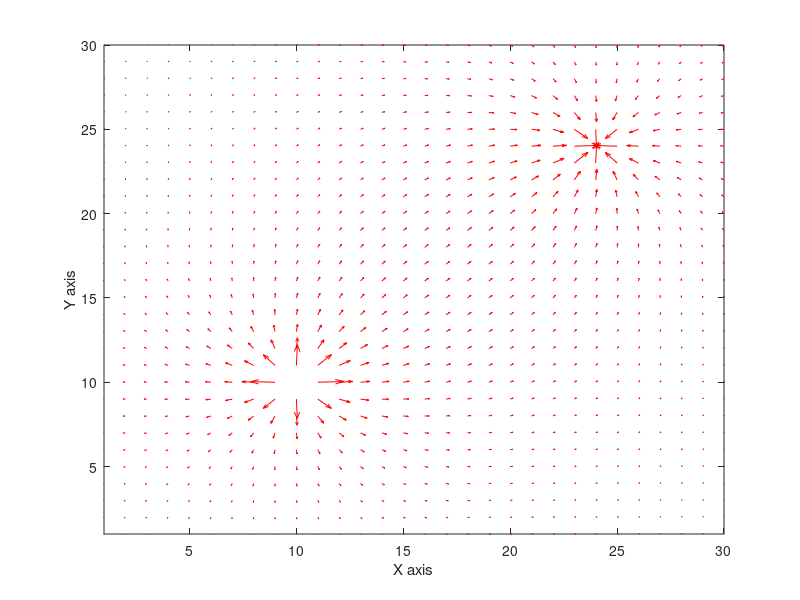

Source code (MATLAB):

% Field size
nx = 30;
ny = 30;
xx = linspace(1,nx,nx);
yy = linspace(1,ny,ny);
[XX, YY] = meshgrid(xx, yy);


% source parameters
m_so = 1;
x_so = 24;
y_so = 24;

% sink parameters
m_si = -1;
x_si = 10;
y_si = 10;

Vx = zeros(nx, ny);
Vy = zeros(nx, ny);

for y = 1:1:nx
  for x = 1:1:ny
   r_so = sqrt((x-x_so)^2 + (y-y_so)^2);
   r_si = sqrt((x-x_si)^2 + (y-y_si)^2);
   Vx(y, x) = m_si*(x-x_so)/(2*pi*r_so^2) + m_so*(x-x_si)/(2*pi*r_si^2);
   Vy(y, x) = m_si*(y-y_so)/(2*pi*r_so^2) + m_so*(y-y_si)/(2*pi*r_si^2);
  endfor
endfor

figure(1, 'position',[1000,500,1000,1000]);
quiver(Vx, Vy, 'r-');
xlim([min(xx) max(xx)]);
ylim([min(yy) max(yy)]);
xlabel('X axis');
ylabel('Y axis');
